Frame 1 (no input): blank canvas, image omitted
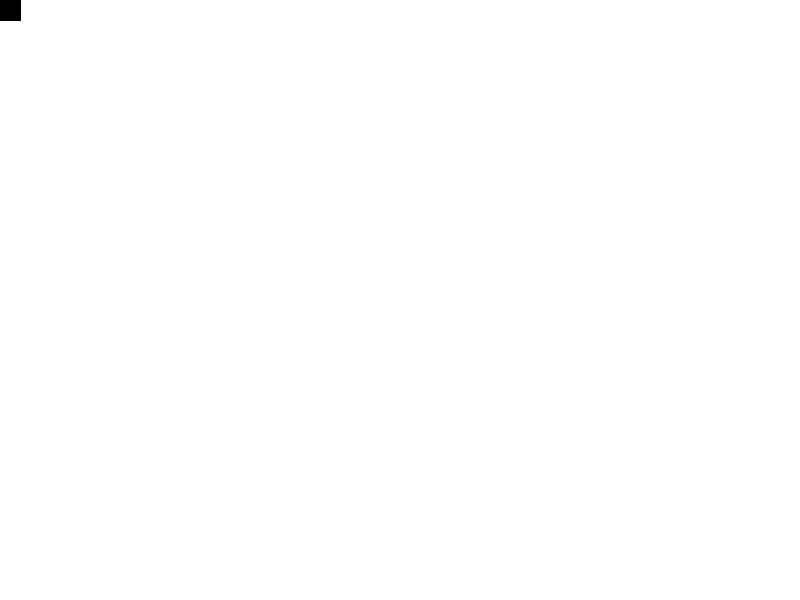
Frame 60 (the mouse pressed at the canvas centre just before this capture)
Frame 120 (the mouse held since frame 60 and released just before this capture): identical to frame 60, image omitted

The Processing sketch that drew this single still picture (run headless with seeded random() and noise(); from frame 60 on, the mouse is pressed at the canvas centre):

// Processing sketch: Test
// ── Test.pde
int x,y;

void setup(){
  size(800,600);
  background(255);
  x = 0;
  y = 0;
}

void draw(){
  rect(x,y,20,20);
  fill(0);
}

void keyPressed(){
  println(key);
  background(255);
  if(key == 'w'){
    if(y > 0){
     y-=20;
    }
  }
  if(key == 'a'){
    if(x > 0){
     x-=20;
    }
  }
  if(key == 's'){
    println(height);
    if(y + 20 < height){
     y+=20;
    }
  }
  if(key == 'd'){
    if(x + 20 < width){
     x+=20;
    }
  }
}
